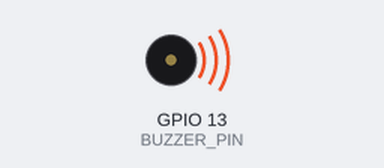
The program below on a simulated ESP32. Shown: buzzer (waves = sounding). What the program prints to the serial monitor is not drawn.

Above: at 0.2 s.
At 7.1 s:
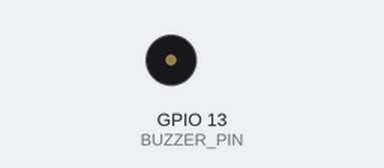
Timing chart, 0 to 9.0 s (numbered marks = the images above):
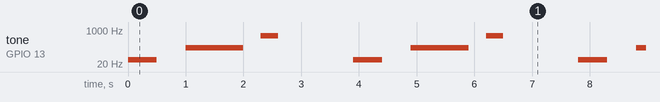

The program:

main.cpp
```cpp
// ESP32 Passive Buzzer Example using tone() for Wokwi compatibility

#include <Arduino.h>

const int BUZZER_PIN = 13; // Pin where passive buzzer + is connected

// Play a tone at given frequency (Hz) for a duration (ms)
void playTone(int frequency, int duration) {
  if (frequency > 0) {
    tone(BUZZER_PIN, frequency, duration); // built-in tone() function
    delay(duration);
    noTone(BUZZER_PIN); // stop tone
  } else {
    noTone(BUZZER_PIN);
    delay(duration);
  }
}

void setup() {
  Serial.begin(115200);
  pinMode(BUZZER_PIN, OUTPUT);
}

void loop() {
  // Example: play C1 (32.70 Hz) for 500 ms, then silent 500 ms
  Serial.println("Nốt Đô quãng 1");
  playTone(32.70, 500);
  delay(500);

  // Play C3 (130.81 Hz) for 300 ms, then silent 1000 ms
  Serial.println("Nốt Đô quãng 3");
  playTone(130.81, 1000);
  delay(300);

  // Play C5 (523 Hz) for 300 ms, then silent 300 ms
  Serial.println("Nốt Đô quãng 5");
  playTone(523, 300);
  delay(300);

  // Rest for 1 second
  delay(1000);
}
```

Measured:
- by itself, tone on GPIO 13 (BUZZER_PIN): repeats every 3.9 s: silent 0.50 s, 130 Hz 1.0 s, silent 0.30 s, 523 Hz 0.30 s, silent 1.3 s, 32 Hz 0.50 s
